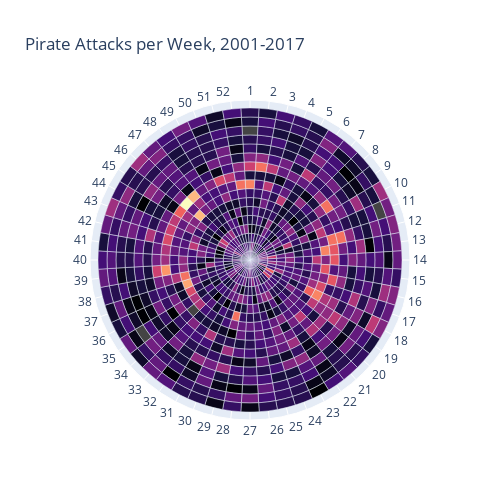

Notebook code cell kept with this figure:
### Markdown cell above
## Plot Year - Week

### Code cell
fig = dataclock(pirates, 'dateofocc', 'YW', colorscale='Magma', title="Pirate Attacks per Week, 2001-2017")

fig.update_layout(
    autosize=False,
    width=500,
    height=500,
)

fig.show()

### Figure 1 — Plotly figure (JSON) as saved in the notebook; plotly's stock layout.template omitted (floating-point values rounded to 4 significant figures; data arrays with more than 128 entries replaced by an {"elided": "..."} marker saying what was removed)
{"data": [{"hovertemplate": "%{r}<br>Week %{theta}<br>Count: %{marker.color}<extra></extra>", "marker": {"color": {"elided": "884 int values"}, "colorscale": [[0, "#000004"], [0.1111, "#180f3d"], [0.2222, "#440f76"], [0.3333, "#721f81"], [0.4444, "#9e2f7f"], [0.5556, "#cd4071"], [0.6667, "#f1605d"], [0.7778, "#fd9668"], [0.8889, "#feca8d"], [1, "#fcfdbf"]]}, "r": {"elided": "884 str values"}, "theta": {"elided": "884 str values"}, "type": "barpolar"}], "layout": {"autosize": false, "height": 500, "polar": {"angularaxis": {"categoryarray": ["1", "2", "3", "4", "5", "6", "7", "8", "9", "10", "11", "12", "13", "14", "15", "16", "17", "18", "19", "20", "21", "22", "23", "24", "25", "26", "27", "28", "29", "30", "31", "32", "33", "34", "35", "36", "37", "38", "39", "40", "41", "42", "43", "44", "45", "46", "47", "48", "49", "50", "51", "52"], "categoryorder": "array", "direction": "clockwise"}, "bargap": 0, "radialaxis": {"type": "linear", "visible": false}}, "title": {"text": "Pirate Attacks per Week, 2001-2017"}, "width": 500}}
